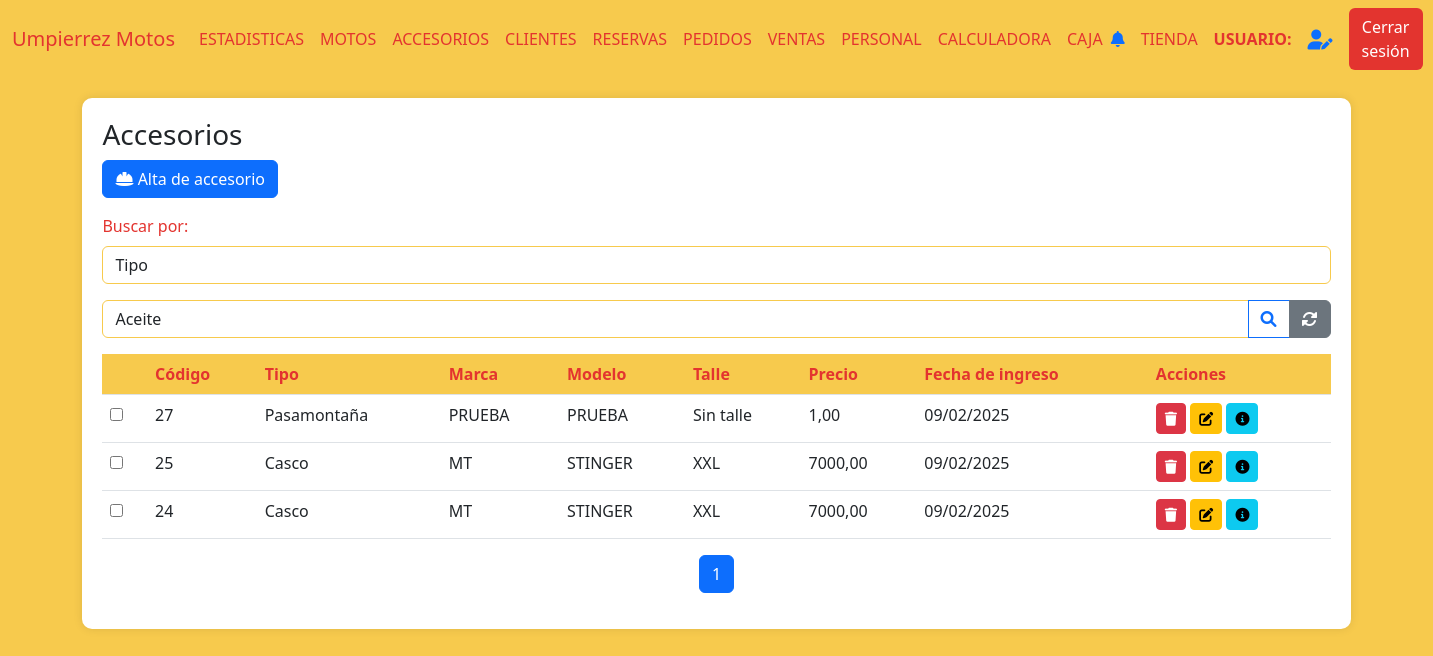
The page /accesorios (signed in) on the database as committed earlier.
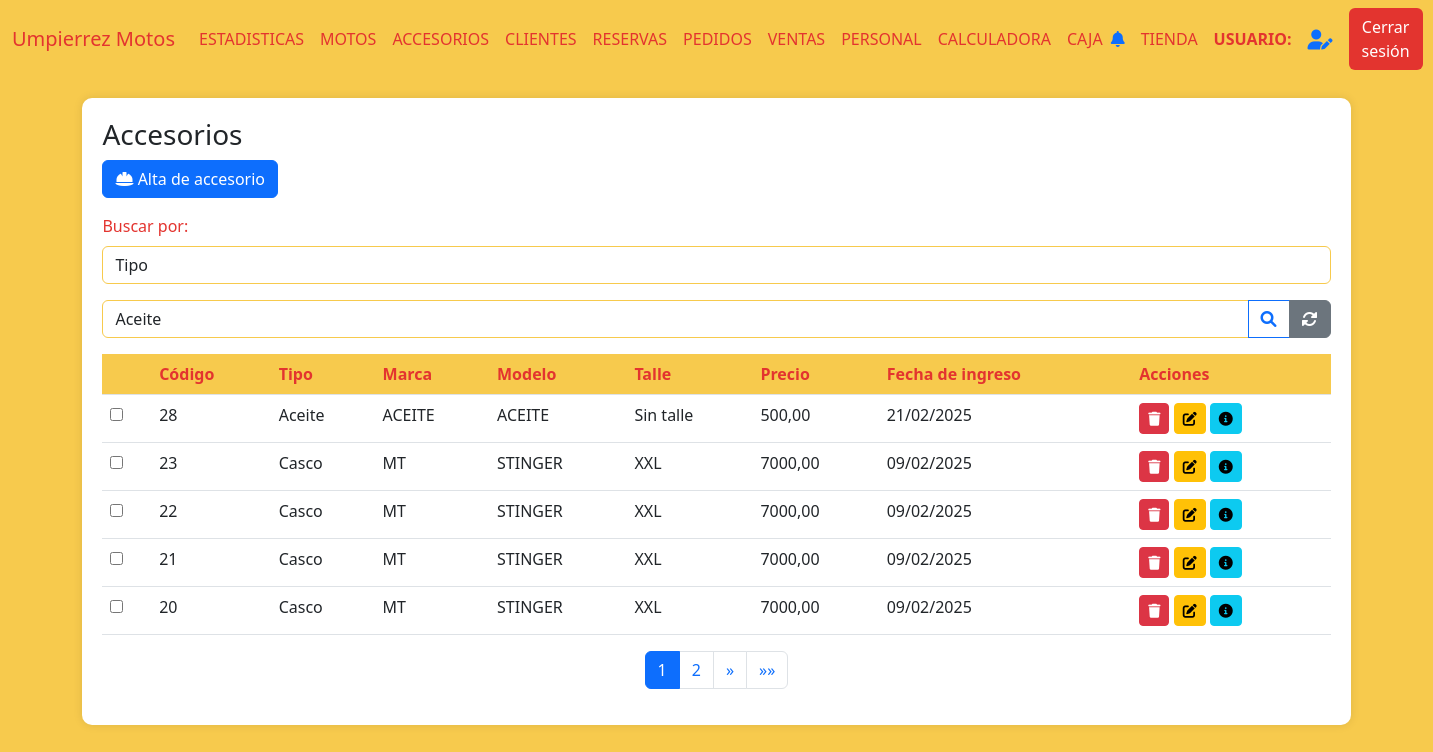
The same page on the database as committed later.
### AppUM/models.py (models this page shows)
class Accesorio(models.Model):
    tipo = models.CharField(max_length=20)
    marca = models.CharField(max_length=20)
    modelo = models.CharField(max_length=20)
    precio = models.DecimalField(max_digits=10, decimal_places=2)
    foto = models.ImageField(null=True, blank=True, upload_to="accesorios/")
    activo = models.BooleanField()
    fecha_ingreso = models.DateTimeField(auto_now_add=True)
    moneda_precio = models.CharField(max_length=10,default=True,null=True)
    talle = models.CharField(max_length=20,null=True)

### AppUM/decorators.py (the view)
    def _wrapped_view(request, *args, **kwargs):
        user = request.user
        if user.is_authenticated:
            usuario_consulta = Personal.objects.filter(usuario=user.username).first()
            if usuario_consulta:
                if Administrativo.objects.filter(personal_ptr_id=usuario_consulta.id,activo=1).exists():
                    return view_func(request, *args, **kwargs)
                else:
                    raise PermissionDenied
            else:
                return view_func(request, *args, **kwargs)
        else:
            return redirect('Login')  # Redirigir al login si no está autenticado

### AppUM/context_processors.py (called while the page is built)
def cantidad_solicitudes_no_leidas(req):
    if req.user.is_authenticated:
        usuario = req.user
        usuario_actual = Personal.objects.filter(usuario=usuario.username).first()
        notificaciones = NotificacionPersonal.objects.filter(personal=usuario_actual,leido=0).count()
    else:
        notificaciones = 0
    return {'notificaciones': notificaciones}

### AppUM/functions.py (called while the page is built)
def funcion_paginas_varias(req,instancia_model):
    paginator = Paginator(instancia_model, 5)  # 5 motos por página
    page_number = req.GET.get('page')  # Obtiene el número de página desde la URL
    page_obj = paginator.get_page(page_number)
    return page_obj

### AppUM/views.py (called while the page is built)
@admin_required
def vista_inventario_accesorios(req):
    accesorios = Accesorio.objects.filter(activo=1).order_by('-fecha_ingreso')
    logo_um = Logos.objects.get(id=1)
    page_obj = funcion_paginas_varias(req,accesorios)  # Obtiene la página solicitada
    return render(req,"perfil_administrativo/accesorios/accesorios.html",{'page_obj': page_obj,"accesorios":accesorios,"logo_um":logo_um.logo_UM.url if logo_um.logo_UM else None})

### AppUM/templates/perfil_administrativo/accesorios/accesorios.html (shortened to what the changed rows need)
{% extends "perfil_administrativo/padre_perfil_administrativo.html" %}
{% load static %}
{% block contenidoQueCambia %}
<div class="table-container" id="inventarios">
    <table class="table">
        <thead>
            <tr>
                <th></th>
                <th>Código</th>
                <th>Tipo</th>
                <th>Marca</th>
                <th>Modelo</th>
                <th>Talle</th>
                <th>Precio</th>
                <th>Fecha de ingreso</th>
                <th>Acciones</th>
            </tr>
        </thead>
        <tbody>
            {% if page_obj %}
                {% for accesorios in page_obj %}
            <tr>
                <td>
                    <input type="checkbox" class="accesorio-checkbox"
                            value="{{ accesorios.id }}"
                            data-tipo="{{ accesorios.tipo }}"
                            data-marca="{{ accesorios.marca }}"
                            data-modelo="{{ accesorios.modelo }}">
                </td>
                <td>{{ accesorios.id }}</td>
                <td>{{ accesorios.tipo }}</td>
                <td>{{ accesorios.marca }}</td>
                <td>{{ accesorios.modelo}}</td>
                <td>{{ accesorios.talle}}</td>
                <td>{{ accesorios.precio}}</td>
                <td>{{ accesorios.fecha_ingreso|date:"d/m/Y"}}</td>
                <td>
                    <a href="{% url 'AccesorioBaja' accesorios.id %}"><button class="btn btn-sm btn-danger"><i class="fas fa-trash"></i></button></a>
                    <a href="{% url 'AccesorioModificacion' accesorios.id %}"><button class="btn btn-sm btn-warning"><i class="fas fa-edit"></i></button></a>
                    <a href="{% url 'AccesorioDetalle' accesorios.id %}"><button class="btn btn-sm btn-info"><i class="fas fa-info-circle"></i></button></a>
                </td>
            </tr>
            {% endfor %}
            {% else %}
                <tr>
                    <td colspan="9" class="text-center text-muted">
                        No hay registros de accesorios disponibles.
                    </td>
                </tr>
            {% endif %}
        </tbody>
    </table>
    <nav aria-label="Page navigation">
        <ul class="pagination justify-content-center">
            {% for num in page_obj.paginator.page_range %}
            <li class="page-item {% if page_obj.number == num %}active{% endif %}">
                <a class="page-link" href="?page={{ num }}">{{ num }}</a>
            </li>
            {% endfor %}
            {% if page_obj.has_next %}
            <li class="page-item">
                <a class="page-link" href="?page={{ page_obj.next_page_number }}" aria-label="Siguiente">
                    <span aria-hidden="true">&raquo;</span>
                </a>
            </li>
            <li class="page-item">
                <a class="page-link" href="?page={{ page_obj.paginator.num_pages }}" aria-label="Última">
                    <span aria-hidden="true">&raquo;&raquo;</span>
                </a>
            </li>
            {% endif %}
        </ul>
    </nav>
</div>
{% endblock %}

Rows that differ between the two databases and show on the page:
no longer on this page (row edited): Accesorio: id "27", tipo "Pasamontaña", marca "PRUEBA", modelo "PRUEBA", talle "Sin talle", precio "1,00", fecha_ingreso "09/02/2025"
no longer on this page (row edited): Accesorio: id "25", tipo "Casco", marca "MT", modelo "STINGER", talle "XXL", precio "7000,00", fecha_ingreso "09/02/2025"
no longer on this page (row edited): Accesorio: id "24", tipo "Casco", marca "MT", modelo "STINGER", talle "XXL", precio "7000,00", fecha_ingreso "09/02/2025"
added Accesorio: id "28", tipo "Aceite", marca "ACEITE", modelo "ACEITE", talle "Sin talle", precio "500,00", fecha_ingreso "21/02/2025"
now on this page (row edited): Accesorio: id "23", tipo "Casco", marca "MT", modelo "STINGER", talle "XXL", precio "7000,00", fecha_ingreso "09/02/2025"
now on this page (row edited): Accesorio: id "22", tipo "Casco", marca "MT", modelo "STINGER", talle "XXL", precio "7000,00", fecha_ingreso "09/02/2025"
now on this page (row edited): Accesorio: id "21", tipo "Casco", marca "MT", modelo "STINGER", talle "XXL", precio "7000,00", fecha_ingreso "09/02/2025"
now on this page (row edited): Accesorio: id "20", tipo "Casco", marca "MT", modelo "STINGER", talle "XXL", precio "7000,00", fecha_ingreso "09/02/2025"
Other text that changed with them:
new list line: "2"
